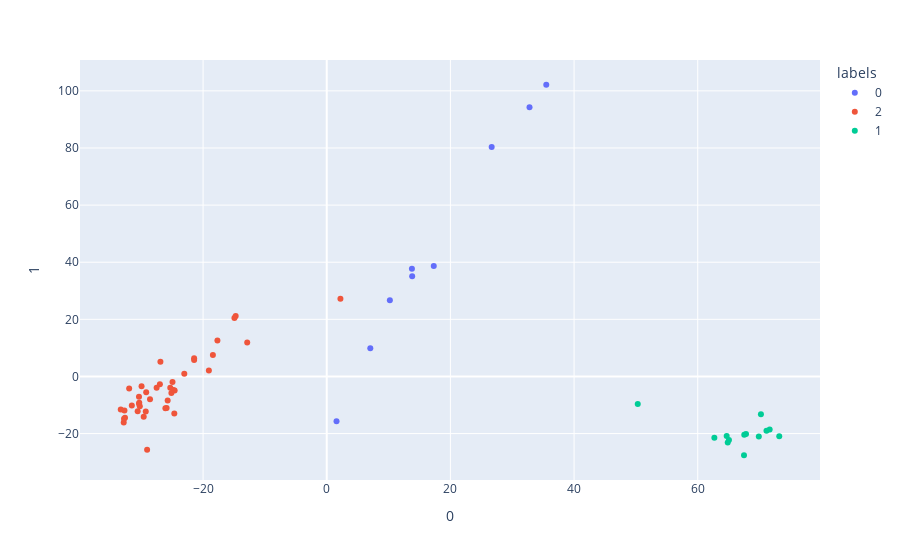

This figure's notebook cell:
### Markdown cell above
### Visualizing PCAs

### Code cell
# 16S
scores_16S = pd.DataFrame(md.doPCA(ran_lo_16S)["scores"])
scores_16S["labels"] = labels
fig_16S = px.scatter(
    scores_16S,
    x = 0,
    y = 1,
    color = "labels"
)
fig_16S.show()

### Figure 1 — Plotly figure (JSON) as saved in the notebook; plotly's stock layout.template omitted (floating-point values rounded to 4 significant figures)
{"data": [{"hovertemplate": "labels=0<br>0=%{x}<br>1=%{y}<extra></extra>", "legendgroup": "0", "marker": {"color": "#636efa", "symbol": "circle"}, "mode": "markers", "name": "0", "orientation": "v", "showlegend": true, "type": "scatter", "x": [26.67, 35.51, 13.82, 7.046, 10.21, 1.584, 17.31, 13.78, 32.8], "xaxis": "x", "y": [80.35, 102.1, 35.11, 9.876, 26.69, -15.68, 38.66, 37.75, 94.26], "yaxis": "y"}, {"hovertemplate": "labels=2<br>0=%{x}<br>1=%{y}<extra></extra>", "legendgroup": "2", "marker": {"color": "#EF553B", "symbol": "circle"}, "mode": "markers", "name": "2", "orientation": "v", "showlegend": true, "type": "scatter", "x": [-18.41, -29.6, -24.94, -25.3, -29.05, -30.58, -24.65, 2.215, -32.83, -25.9, -30.36, -31.95, -24.6, -30.23, -29.2, -26.9, -19.06, -21.44, -14.73, -12.86, -26.98, -23.04, -17.68, -32.62, -24.8, -29.95, -14.93, -32.79, -32.72, -31.53, -30.36, -25.72, -25.12, -26.09, -29.27, -33.31, -21.45, -28.58, -27.51, -30.32], "xaxis": "x", "y": [7.5, -14.12, -1.898, -3.932, -25.7, -12.16, -13.0, 27.23, -16.11, -11.04, -9.544, -4.175, -4.897, -10.47, -5.548, 5.168, 2.118, 5.742, 21.19, 11.93, -2.712, 0.9704, 12.6, -14.43, -4.775, -3.457, 20.47, -14.79, -11.9, -10.13, -7.074, -8.382, -5.769, -11.15, -12.28, -11.58, 6.415, -8.004, -3.984, -9.19], "yaxis": "y"}, {"hovertemplate": "labels=1<br>0=%{x}<br>1=%{y}<extra></extra>", "legendgroup": "1", "marker": {"color": "#00cc96", "symbol": "circle"}, "mode": "markers", "name": "1", "orientation": "v", "showlegend": true, "type": "scatter", "x": [64.68, 67.53, 67.48, 50.3, 62.69, 65.05, 73.18, 70.22, 71.63, 64.85, 67.81, 71.12, 69.88], "xaxis": "x", "y": [-20.81, -20.39, -27.59, -9.676, -21.48, -22.24, -20.93, -13.25, -18.61, -23.11, -20.14, -19.0, -21.06], "yaxis": "y"}], "layout": {"autosize": true, "legend": {"title": {"text": "labels"}, "tracegroupgap": 0}, "margin": {"t": 60}, "xaxis": {"anchor": "y", "autorange": true, "domain": [0, 1], "range": [-39.76, 79.63], "title": {"text": "0"}, "type": "linear"}, "yaxis": {"anchor": "x", "autorange": true, "domain": [0, 1], "range": [-37.63, 112.2], "title": {"text": "1"}, "type": "linear"}}}
